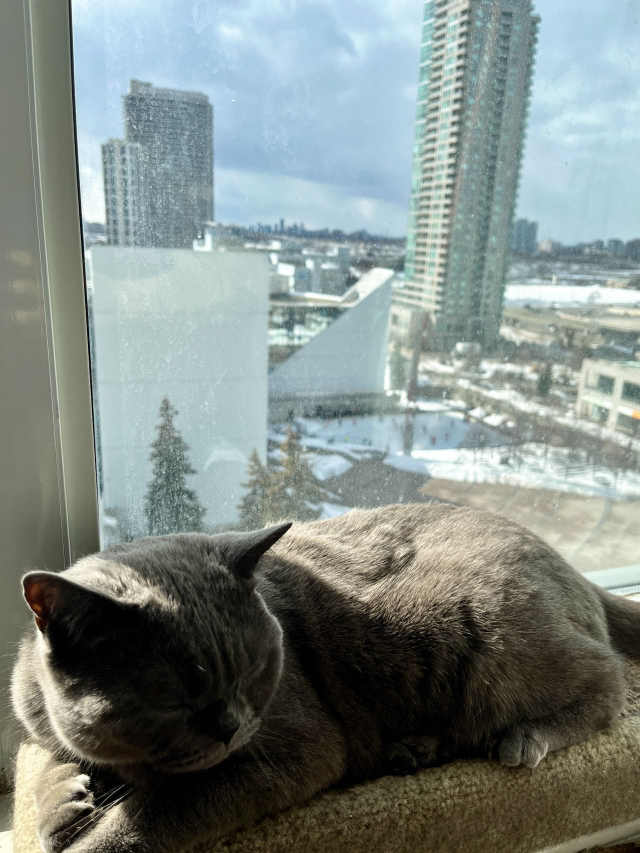
#> input picture Pillow/image.jpg, 1280 x 1706 px (shown at 1/2 size)
$ python PIL_Practice.py
#> lines starting #> are read from the running program, lines starting #| are printed output that depends on the picture
from PIL import Image
import matplotlib.pyplot as plt
import numpy as np

image = Image.open("image.jpg") # open colour image
#> image is the input picture: PIL image 1280x1706 RGB; mean R, G, B 127.7, 138.1, 133.8
# image.show() # show image

print(image.size)
#| (1280, 1706)
print(image.format)
#| JPEG
print(image.mode)
#| RGB

# crop image
left = 50
top = 50
right = 500
bottom = 500
crop_image = image.crop((left, top, right, bottom))
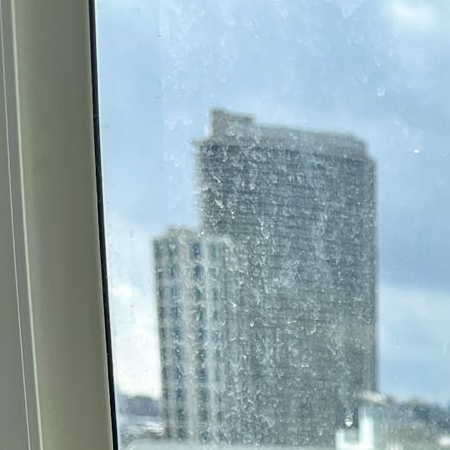
#> crop_image: PIL image 450x450 RGB; mean R, G, B 148.4, 170.2, 177.8
plt.imshow(crop_image) # display data as an image

# rotate image
angle = 30
rotated_image = image.rotate(angle)
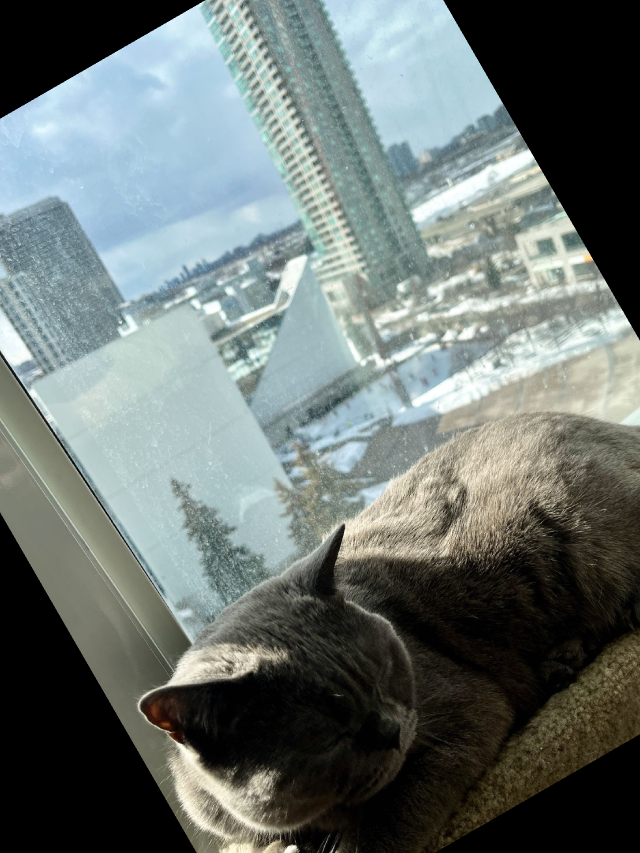
#> rotated_image: PIL image 1280x1706 RGB (shown at 1/2 size); mean R, G, B 106.5, 115.8, 113
plt.imshow(rotated_image)

# Text Watermark
from PIL import ImageDraw, ImageFont
watermark_image = image.copy() # copy image
draw = ImageDraw.Draw(watermark_image) # create a drawing object
font = ImageFont.truetype("arial.ttf", size=100) # choose font
draw.text((0, 0), "Watermark", (0,0,0), font=font) # add text
plt.imshow(watermark_image)
#plt.show()

# Image Watermark
size = (500, 500)
crop_image = image.copy()
crop_image.thumbnail(size) # preserve aspect ratio
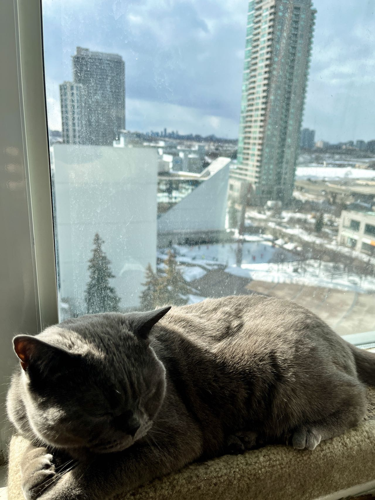
#> crop_image: PIL image 375x500 RGB; mean R, G, B 127.7, 138.1, 133.8

copied_image = image.copy()
copied_image.paste(crop_image, (0, 0)) # left top corner
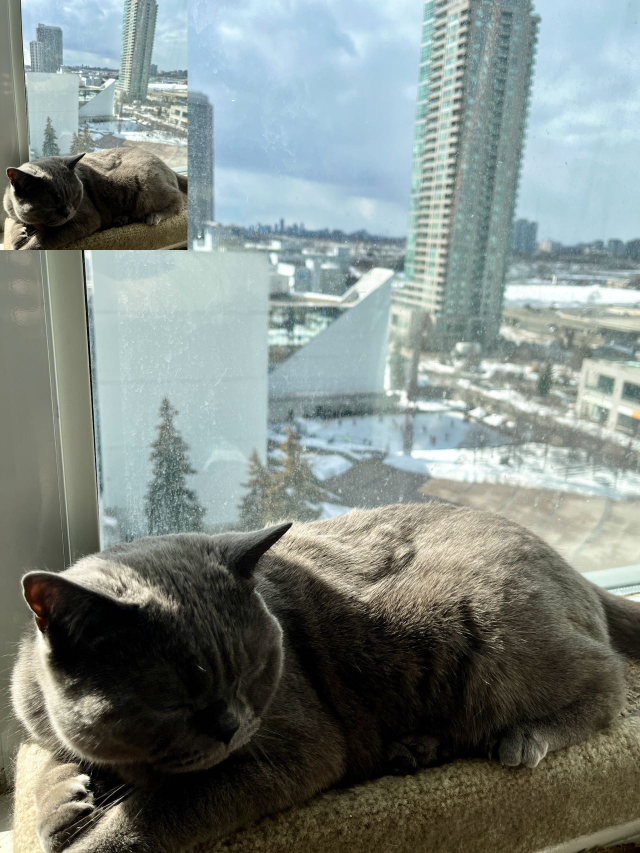
#> copied_image: PIL image 1280x1706 RGB (shown at 1/2 size); mean R, G, B 126.3, 136.1, 131.2
plt.imshow(copied_image)
copied_image.show()

#Convert Image to Black and White
bw_image = image.convert("L") # convert to black and white
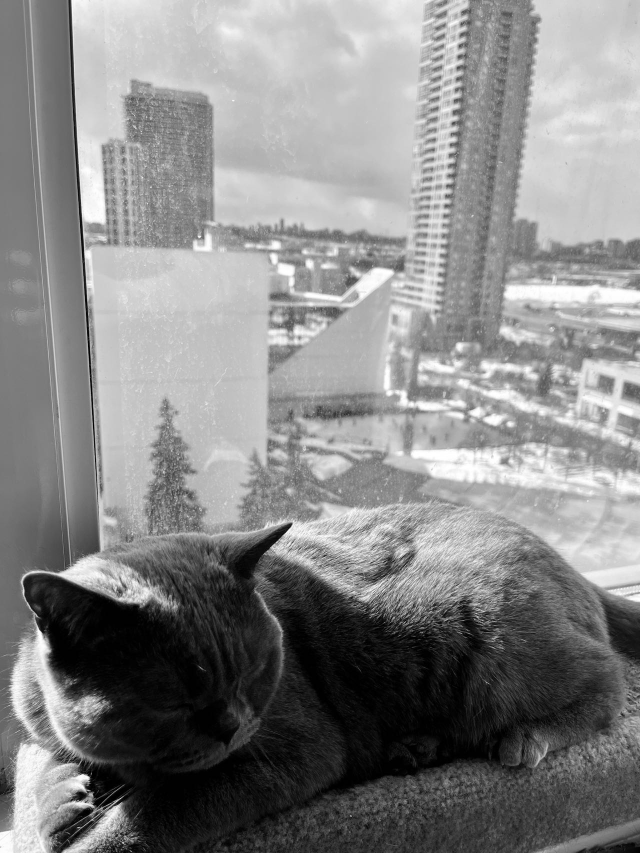
#> bw_image: PIL image 1280x1706 L (shown at 1/2 size); min 0, max 255, mean 134.5
plt.imshow(bw_image, cmap="gray") #use cmap = "gray" for matplotlib to correctly show black and white
#bw_image.show()

#Convert to Different Formats
new_foramt_image = image.convert("HSV") #Hue Saturated Value
#> new_foramt_image: PIL image 1280x1706 HSV; mean H, S, V 82.6, 56.2, 143.5
print(new_foramt_image.mode)
#| HSV

#Convert to Numpy Format
numpy_array = np.array(image)
print(numpy_array.shape)
#| (1706, 1280, 3)

numpy_image = Image.fromarray(numpy_array) # convert numpy array to image
plt.imshow(numpy_image)
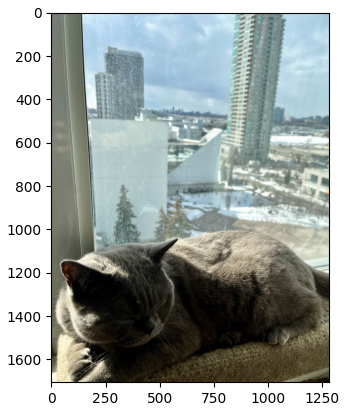
#> figure drawn by matplotlib, 1 panel
